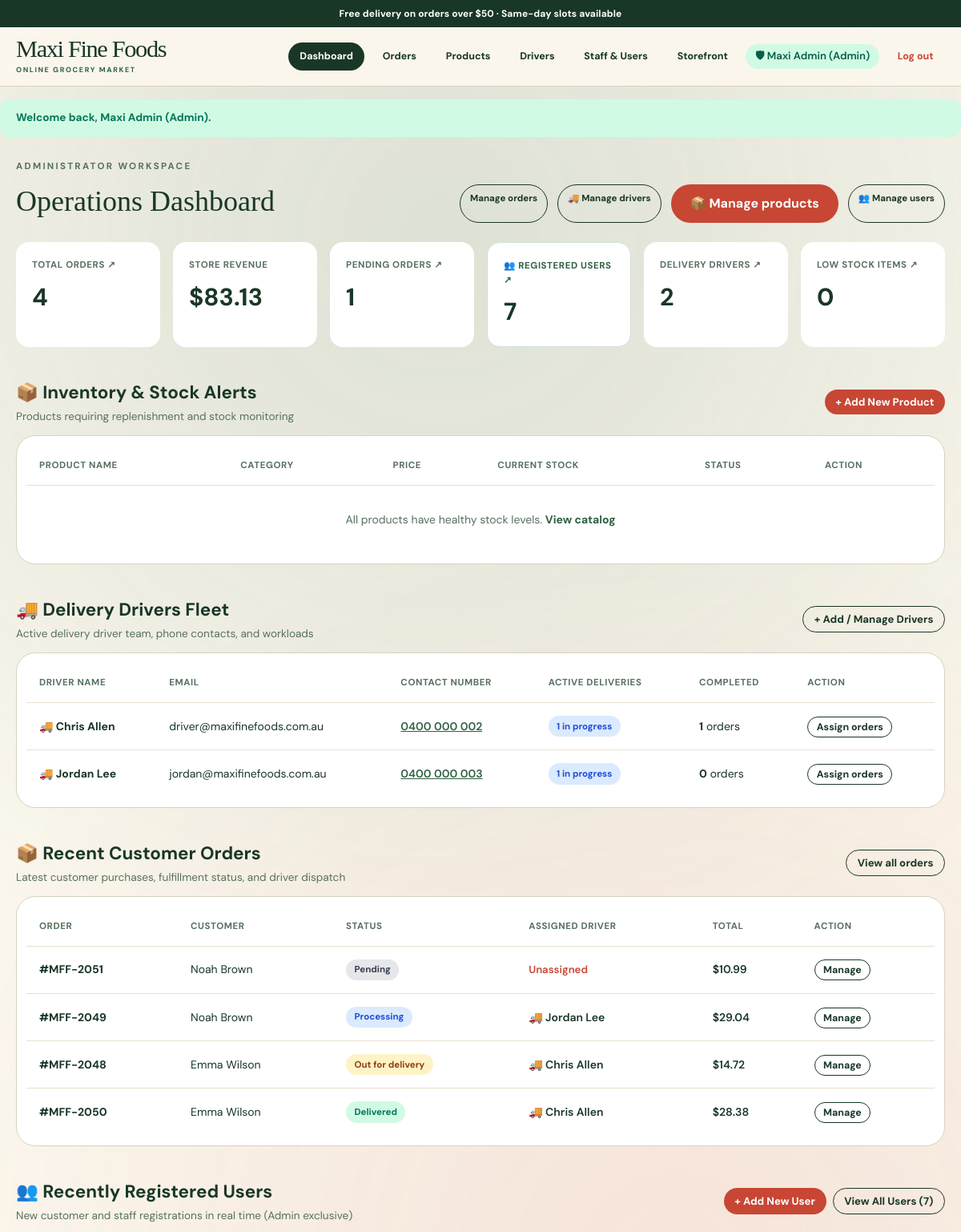
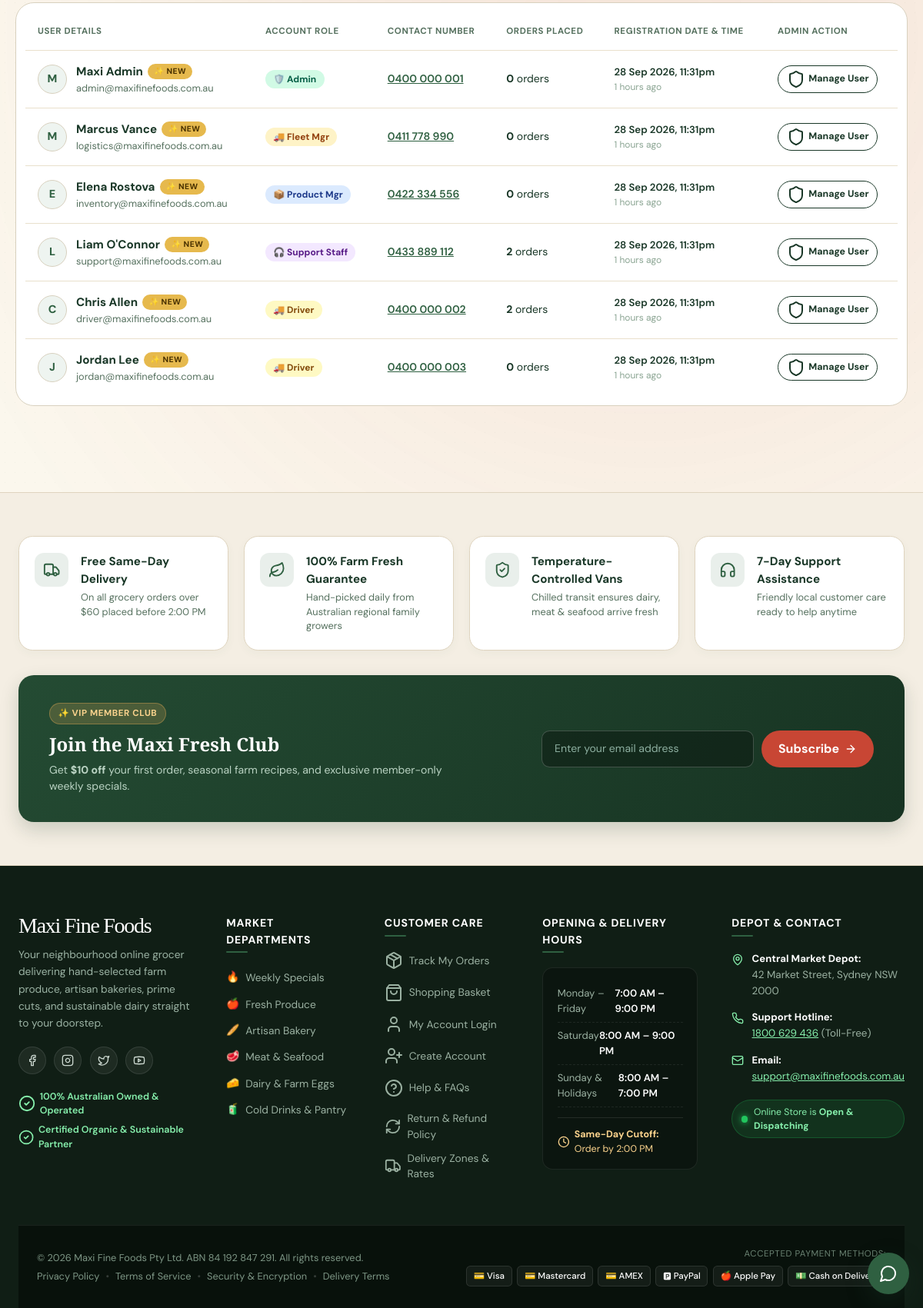
Page /admin/dashboard.php (signed in) on the committed database (2 pictures, top to bottom).
### tables this page shows
CREATE TABLE users (
    id INT AUTO_INCREMENT PRIMARY KEY,
    name VARCHAR(120) NOT NULL,
    email VARCHAR(190) NOT NULL UNIQUE,
    password_hash VARCHAR(255) NOT NULL,
    role ENUM('customer', 'admin', 'delivery', 'inventory_manager', 'logistics_manager', 'support_staff') NOT NULL DEFAULT 'customer',
    contact_number VARCHAR(40) NULL,
    created_at DATETIME NOT NULL DEFAULT CURRENT_TIMESTAMP
);

CREATE TABLE orders (
    id INT AUTO_INCREMENT PRIMARY KEY,
    user_id INT NULL,
    customer_name VARCHAR(160) NOT NULL,
    contact_number VARCHAR(40) NOT NULL,
    delivery_address VARCHAR(255) NOT NULL,
    delivery_instructions TEXT NULL,
    payment_method ENUM('cash_on_delivery', 'credit_card', 'paypal') NOT NULL DEFAULT 'cash_on_delivery',
    subtotal DECIMAL(10,2) NOT NULL,
    tax DECIMAL(10,2) NOT NULL,
    total DECIMAL(10,2) NOT NULL,
    status ENUM('pending', 'processing', 'out_for_delivery', 'delivered', 'cancelled') NOT NULL DEFAULT 'pending',
    driver VARCHAR(120) NULL,
    created_at DATETIME NOT NULL DEFAULT CURRENT_TIMESTAMP,
    stripe_session_id VARCHAR(100) NULL,
    UNIQUE KEY uniq_orders_stripe_session (stripe_session_id),
    FOREIGN KEY (user_id) REFERENCES users(id) ON DELETE SET NULL
);

### includes/session.php (called while the page is built, shortened)
<?php
function mff_role(): string
{
    return $_SESSION['role'] ?? 'guest';
}
function mff_role_label(string $role): string
{
    return match ($role) {
        'admin' => 'Administrator',
        'logistics_manager' => 'Logistics & Fleet Manager',
        'inventory_manager' => 'Product & Inventory Manager',
        'support_staff' => 'Customer Service Staff',
        'delivery' => 'Delivery Driver',
        'customer' => 'Customer',
        default => 'Guest',
    };
}
function mff_money(float $n): string
{
    return '$' . number_format($n, 2);
}

### public/admin/dashboard.php (the view, shortened to what this page needs)
<?php
require_once file_exists(__DIR__ . '/../../includes/session.php') ? __DIR__ . '/../../includes/session.php' : __DIR__ . '/../includes/session.php';
$userRole = mff_role();
$pdo = mff_db();
if ($pdo !== null) {
    $orders = $pdo->query('SELECT * FROM orders ORDER BY created_at DESC LIMIT 10')->fetchAll();
    $totalOrders = (int) $pdo->query('SELECT COUNT(*) FROM orders')->fetchColumn();
    $totalRevenue = (float) $pdo->query('SELECT COALESCE(SUM(total), 0) FROM orders WHERE status != "cancelled"')->fetchColumn();
    $pendingOrders = (int) $pdo->query('SELECT COUNT(*) FROM orders WHERE status = "pending"')->fetchColumn();
    $lowStock = (int) $pdo->query('SELECT COUNT(*) FROM products WHERE stock <= low_stock_threshold')->fetchColumn();
    $lowStockProducts = $pdo->query('SELECT * FROM products WHERE stock <= low_stock_threshold ORDER BY stock ASC LIMIT 8')->fetchAll();
    $drivers = $pdo->query("
        SELECT u.id, u.name, u.email, u.contact_number, u.created_at,
               (SELECT COUNT(*) FROM orders o WHERE o.driver = u.name AND o.status IN ('processing', 'out_for_delivery')) AS active_deliveries,
               (SELECT COUNT(*) FROM orders o WHERE o.driver = u.name AND o.status = 'delivered') AS completed_deliveries
        FROM users u
        WHERE u.role = 'delivery'
        ORDER BY u.name ASC
    ")->fetchAll();
    $totalDrivers = count($drivers);
    $totalUsers = (int) $pdo->query('SELECT COUNT(*) FROM users')->fetchColumn();
    $recentUsers = $pdo->query('
        SELECT u.id, u.name, u.email, u.role, u.contact_number, u.created_at,
               (SELECT COUNT(*) FROM orders o WHERE o.user_id = u.id OR o.customer_name = u.name) AS order_count
        FROM users u
        ORDER BY u.created_at DESC
        LIMIT 6
    ')->fetchAll();
}
$statusLabels = [
    'pending' => 'Pending', 'processing' => 'Processing',
    'out_for_delivery' => 'Out for delivery', 'delivered' => 'Delivered', 'cancelled' => 'Cancelled',
];
require file_exists(__DIR__ . '/../../includes/header.php') ? __DIR__ . '/../../includes/header.php' : __DIR__ . '/../includes/header.php';
?>
<div class="u-062">
  <div>
    <p class="section-eyebrow"><?= htmlspecialchars(mff_role_label($userRole)) ?> Workspace</p>
    <h1 class="section-title">Operations Dashboard</h1>
  </div>
  <div class="u-066">
    <?php if (in_array($userRole, ['admin', 'logistics_manager', 'support_staff'], true)): ?>
      <a href="<?= BASE_URL ?>/admin/manage_orders.php" class="btn-outline">Manage orders</a>
    <?php endif; ?>
    <?php if (in_array($userRole, ['admin', 'logistics_manager'], true)): ?>
      <a href="<?= BASE_URL ?>/admin/manage_drivers.php" class="btn-outline">🚚 Manage drivers</a>
    <?php endif; ?>
    <?php if (in_array($userRole, ['admin', 'inventory_manager'], true)): ?>
      <a href="<?= BASE_URL ?>/admin/manage_products.php" class="btn-tomato">📦 Manage products</a>
    <?php endif; ?>
    <?php if ($userRole === 'admin'): ?>
      <a href="<?= BASE_URL ?>/admin/manage_users.php" class="btn-outline">👥 Manage users</a>
    <?php endif; ?>
  </div>
</div>
<div class="stat-grid u-153">
  <?php if ($userRole === 'admin'): ?>
    <a href="<?= BASE_URL ?>/admin/manage_orders.php" class="stat-card u-218">
      <p class="stat-card__label">Total orders ↗</p>
      <p class="stat-card__value"><?= number_format($totalOrders) ?></p>
    </a>
    <div class="stat-card">
      <p class="stat-card__label">Store Revenue</p>
      <p class="stat-card__value"><?= mff_money($totalRevenue) ?></p>
    </div>
    <a href="<?= BASE_URL ?>/admin/manage_orders.php" class="stat-card u-218">
      <p class="stat-card__label">Pending orders ↗</p>
      <p class="stat-card__value"><?= number_format($pendingOrders) ?></p>
    </a>
    <a href="<?= BASE_URL ?>/admin/manage_users.php" class="stat-card u-221">
      <p class="stat-card__label u-040">👥 Registered Users ↗</p>
      <p class="stat-card__value"><?= number_format($totalUsers) ?></p>
    </a>
    <a href="<?= BASE_URL ?>/admin/manage_drivers.php" class="stat-card u-218">
      <p class="stat-card__label">Delivery drivers ↗</p>
      <p class="stat-card__value"><?= number_format($totalDrivers) ?></p>
    </a>
    <a href="<?= BASE_URL ?>/admin/manage_products.php" class="stat-card u-218">
      <p class="stat-card__label">Low stock items ↗</p>
      <p class="stat-card__value"><?= number_format($lowStock) ?></p>
    </a>
  <?php endif; ?>
</div>
<?php if (in_array($userRole, ['admin', 'inventory_manager'], true)): ?>
<div class="u-073">
  <div>
    <h2 class="u-135">📦 Inventory &amp; Stock Alerts</h2>
    <p class="u-124">Products requiring replenishment and stock monitoring</p>
  </div>
  <a href="<?= BASE_URL ?>/admin/manage_products.php" class="btn-tomato u-123">+ Add New Product</a>
</div>
<div class="data-table-wrap u-176">
  <table class="data-table">
    <thead>
      <tr>
        <th>Product Name</th>
        <th>Category</th>
        <th>Price</th>
        <th>Current Stock</th>
        <th>Status</th>
        <th>Action</th>
      </tr>
    </thead>
    <tbody>
      <?php if (empty($lowStockProducts)): ?>
        <tr><td colspan="6" class="u-213">All products have healthy stock levels. <a href="<?= BASE_URL ?>/admin/manage_products.php" class="u-040">View catalog</a></td></tr>
      <?php endif; ?>
    </tbody>
  </table>
</div>
<?php endif; ?>
<?php if (in_array($userRole, ['admin', 'logistics_manager'], true)): ?>
<div class="u-073">
  <div>
    <h2 class="u-135">🚚 Delivery Drivers Fleet</h2>
    <p class="u-124">Active delivery driver team, phone contacts, and workloads</p>
  </div>
  <a href="<?= BASE_URL ?>/admin/manage_drivers.php" class="btn-outline u-123">+ Add / Manage Drivers</a>
</div>
<div class="data-table-wrap u-176">
  <table class="data-table">
    <thead>
      <tr>
        <th>Driver Name</th>
        <th>Email</th>
        <th>Contact Number</th>
        <th>Active Deliveries</th>
        <th>Completed</th>
        <th>Action</th>
      </tr>
    </thead>
    <tbody>
      <?php if (empty($drivers)): ?>
        <tr><td colspan="6" class="u-213">No delivery drivers registered yet. <a href="<?= BASE_URL ?>/admin/manage_drivers.php" class="u-047">Add a driver</a></td></tr>
      <?php else: ?>
        <?php foreach ($drivers as $driver): ?>
          <tr>
            <td class="u-144">
              <span class="u-090">
                🚚 <?= htmlspecialchars($driver['name']) ?>
              </span>
            </td>
            <td><?= htmlspecialchars($driver['email']) ?></td>
            <td>
              <?php if (!empty($driver['contact_number'])): ?>
                <a href="tel:<?= htmlspecialchars(preg_replace('/\s+/', '', $driver['contact_number'])) ?>" class="u-143">
                  <?= htmlspecialchars($driver['contact_number']) ?>
                </a>
              <?php else: ?>
                <span class="u-033">—</span>
              <?php endif; ?>
            </td>
            <td>
              <?php if ((int)$driver['active_deliveries'] > 0): ?>
                <span class="status status-processing u-144"><?= (int)$driver['active_deliveries'] ?> in progress</span>
              <?php else: ?>
                <span class="status status-instock u-011">Available</span>
              <?php endif; ?>
            </td>
            <td><strong><?= (int)$driver['completed_deliveries'] ?></strong> orders</td>
            <td>
              <a href="<?= BASE_URL ?>/admin/manage_orders.php" class="btn-outline u-120">Assign orders</a>
            </td>
          </tr>
        <?php endforeach; ?>
      <?php endif; ?>
    </tbody>
  </table>
</div>
<?php endif; ?>
<?php if (in_array($userRole, ['admin', 'logistics_manager', 'support_staff'], true)): ?>
<div class="u-073">
  <div>
    <h2 class="u-135">📦 Recent Customer Orders</h2>
    <p class="u-124">Latest customer purchases, fulfillment status, and driver dispatch</p>
  </div>
  <a href="<?= BASE_URL ?>/admin/manage_orders.php" class="btn-outline u-123">View all orders</a>
</div>
<div class="data-table-wrap u-176">
  <table class="data-table">
    <thead>
      <tr>
        <th>Order</th>
        <th>Customer</th>
        <th>Status</th>
        <th>Assigned Driver</th>
        <th>Total</th>
        <th>Action</th>
      </tr>
    </thead>
    <tbody>
      <?php foreach ($orders as $order): ?>
        <tr>
          <td class="u-144">#MFF-<?= (int) $order['id'] ?></td>
          <td><?= htmlspecialchars($order['customer_name']) ?></td>
          <td><span class="status status-<?= htmlspecialchars($order['status']) ?>"><?= htmlspecialchars($statusLabels[$order['status']] ?? $order['status']) ?></span></td>
          <td>
            <?php if (!empty($order['driver'])): ?>
              <span class="u-142">🚚 <?= htmlspecialchars($order['driver']) ?></span>
            <?php else: ?>
              <span class="u-035">Unassigned</span>
            <?php endif; ?>
          </td>
          <td class="u-141"><?= isset($order['total']) ? mff_money($order['total']) : '—' ?></td>
          <td><a href="<?= BASE_URL ?>/admin/manage_orders.php?id=<?= (int) $order['id'] ?>" class="btn-outline u-120">Manage</a></td>
        </tr>
      <?php endforeach; ?>
    </tbody>
  </table>
</div>
<?php endif; ?>
<?php if ($userRole === 'admin'): ?>
<div class="u-074">
  <div>
    <h2 class="u-135">👥 Recently Registered Users</h2>
    <p class="u-124">New customer and staff registrations in real time (Admin exclusive)</p>
  </div>
  <div class="u-068">
    <a href="<?= BASE_URL ?>/admin/manage_users.php?action=create" class="btn-tomato u-123">+ Add New User</a>
    <a href="<?= BASE_URL ?>/admin/manage_users.php" class="btn-outline u-123">View All Users (<?= number_format($totalUsers) ?>)</a>
  </div>
</div>
<div class="data-table-wrap u-176">
  <table class="data-table">
    <thead>
      <tr>
        <th>User Details</th>
        <th>Account Role</th>
        <th>Contact Number</th>
        <th>Orders Placed</th>
        <th>Registration Date &amp; Time</th>
        <th>Admin Action</th>
      </tr>
    </thead>
    <tbody>
      <?php if (empty($recentUsers)): ?>
        <tr><td colspan="6" class="u-213">No registered users yet. <a href="<?= BASE_URL ?>/admin/manage_users.php?action=create" class="u-047">Add a user</a></td></tr>
      <?php else: ?>
        <?php foreach ($recentUsers as $u):
          $regTime = strtotime($u['created_at'] ?? 'now');
          $isRecent = (time() - $regTime) < (86400 * 3);
        ?>
          <tr>
            <td>
              <div class="u-055">
                <div class="u-231">
                  <?= strtoupper(substr($u['name'], 0, 1)) ?>
                </div>
                <div>
                  <div class="u-146">
                    <?= htmlspecialchars($u['name']) ?>
                    <?php if ($isRecent): ?>
                      <span class="u-026">✨ New</span>
                    <?php endif; ?>
                  </div>
                  <div class="u-126"><?= htmlspecialchars($u['email']) ?></div>
                </div>
              </div>
            </td>
            <td>
              <?php if ($u['role'] === 'admin'): ?>
                <span class="u-005">🛡️ Admin</span>
              <?php elseif ($u['role'] === 'logistics_manager'): ?>
                <span class="u-019">🚚 Fleet Mgr</span>
              <?php elseif ($u['role'] === 'inventory_manager'): ?>
                <span class="u-007">📦 Product Mgr</span>
              <?php elseif ($u['role'] === 'support_staff'): ?>
                <span class="u-012">🎧 Support Staff</span>
              <?php elseif ($u['role'] === 'delivery'): ?>
                <span class="u-021">🚚 Driver</span>
              <?php else: ?>
                <span class="u-009">🛍️ Customer</span>
              <?php endif; ?>
            </td>
            <td>
              <?php if (!empty($u['contact_number'])): ?>
                <a href="tel:<?= htmlspecialchars(preg_replace('/\s+/', '', $u['contact_number'])) ?>" class="u-143">
                  <?= htmlspecialchars($u['contact_number']) ?>
                </a>
              <?php else: ?>
                <span class="u-033">—</span>
              <?php endif; ?>
            </td>
            <td><strong><?= (int) ($u['order_count'] ?? 0) ?></strong> orders</td>
            <td class="u-122">
              <div class="u-142"><?= date('d M Y, h:ia', $regTime) ?></div>
              <div class="u-118">
                <?php
                  $diff = time() - $regTime;
                  if ($diff < 60) echo 'Just now';
                  elseif ($diff < 3600) echo floor($diff / 60) . ' mins ago';
                  elseif ($diff < 86400) echo floor($diff / 3600) . ' hours ago';
                  else echo floor($diff / 86400) . ' days ago';
                ?>
              </div>
            </td>
            <td>
              <a href="<?= BASE_URL ?>/admin/manage_users.php?edit=<?= (int)$u['id'] ?>" class="btn-outline u-121">
                <i data-lucide="shield" class="icon-xs"></i> Manage User
              </a>
            </td>
          </tr>
        <?php endforeach; ?>
      <?php endif; ?>
    </tbody>
  </table>
</div>
<?php endif; ?>
<?php require file_exists(__DIR__ . '/../../includes/footer.php') ? __DIR__ . '/../../includes/footer.php' : __DIR__ . '/../includes/footer.php'; ?>

### public/assets/motion.css (style rules this page uses)
:root { --mff-dur-1: 180ms; --mff-dur-2: 320ms; --mff-dur-3: 520ms; --mff-dur-4: 900ms; --mff-stagger: 40ms; --mff-ease-out: cubic-bezier(.22, .61, .36, 1); --mff-ease-in: cubic-bezier(.55, .06, .68, .19); --mff-ease-soft: cubic-bezier(.34, 1.2, .64, 1); }
.btn-tomato, .btn-ink, .cart-button, .nav-action, .role-pill, .filter-button, .pre-footer-icon, .pre-footer-card { transition: transform var(--mff-dur-1) var(--mff-ease-out), background-color var(--mff-dur-1) var(--mff-ease-out), box-shadow var(--mff-dur-1) var(--mff-ease-out), color var(--mff-dur-1) var(--mff-ease-out); }

### rows in the picture
users: name "Chris Allen", email "driver@maxifinefoods.com.au", contact_number "0400 000 002", active_deliveries "1", completed_deliveries "1", name "C", shows "✨ NEW", role "🚚 Driver", order_count "2", created_at "28 Sep 2026, 11:31pm"
users: name "Jordan Lee", email "jordan@maxifinefoods.com.au", contact_number "0400 000 003", active_deliveries "1", completed_deliveries "0", name "J", shows "✨ NEW", role "🚚 Driver", order_count "0", created_at "28 Sep 2026, 11:31pm"
orders: id "2051", customer_name "Noah Brown", status "Pending", shows "Unassigned", total "$10.99"
orders: id "2049", customer_name "Noah Brown", status "Processing", driver "Jordan Lee", total "$29.04"
orders: id "2048", customer_name "Emma Wilson", status "Out for delivery", driver "Chris Allen", total "$14.72"
orders: id "2050", customer_name "Emma Wilson", status "Delivered", driver "Chris Allen", total "$28.38"
users: name "M", name "Maxi Admin", shows "✨ NEW", email "admin@maxifinefoods.com.au", role "🛡️ Admin", contact_number "0400 000 001", order_count "0", created_at "28 Sep 2026, 11:31pm"
users: name "M", name "Marcus Vance", shows "✨ NEW", email "logistics@maxifinefoods.com.au", shows "🚚 Fleet Mgr", contact_number "0411 778 990", order_count "0", created_at "28 Sep 2026, 11:31pm"
users: name "E", name "Elena Rostova", shows "✨ NEW", email "inventory@maxifinefoods.com.au", shows "📦 Product Mgr", contact_number "0422 334 556", order_count "0", created_at "28 Sep 2026, 11:31pm"
users: name "L", name "Liam O'Connor", shows "✨ NEW", email "support@maxifinefoods.com.au", role "🎧 Support Staff", contact_number "0433 889 112", order_count "2", created_at "28 Sep 2026, 11:31pm"

### other values in the picture
$_SESSION['user_name'] "Maxi Admin"
$flash['message'] "Welcome back, Maxi Admin (Admin)."
mff_role_label($userRole) "ADMINISTRATOR"
$totalOrders "4"
mff_money($totalRevenue) "$83.13"
$pendingOrders "1"
$totalUsers "7"
$totalDrivers "2"
$lowStock "0"
